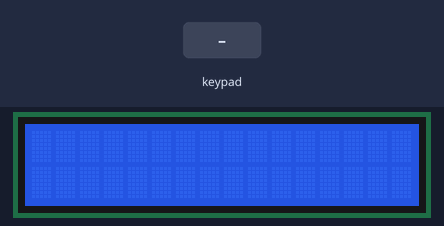
Simulated run of this sketch. Board: Arduino Uno, built with avr-gcc and run on an emulated ATmega328P. On the bench: 16×2 character LCD. Inputs (shaded band) come from the test bench.

Above: at 1.2 s.
1.3 s: keypad keys 6 7 8 9 A pressed 0.4 s apart
At 4.3 s:
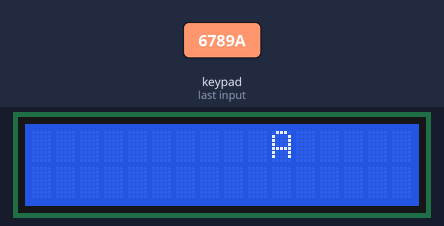
4.8 s: key 'B' pressed
At 5.9 s:
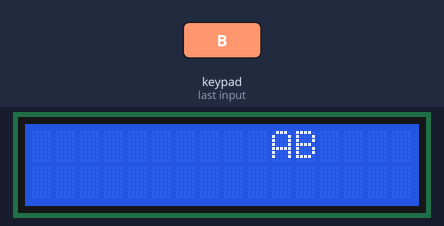
6.3 s: key 'C' pressed
At 7.0 s:
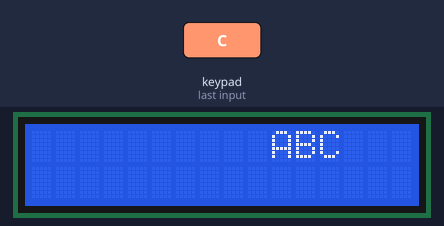
7.8 s: keypad keys 6 7 8 9 D pressed 0.4 s apart
At 10.9 s:
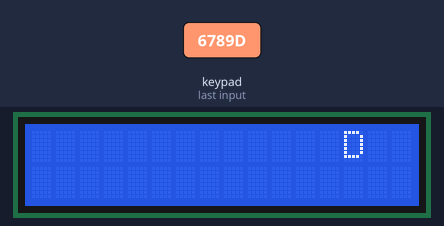
11.3 s: key 'A' pressed
At 11.8 s:
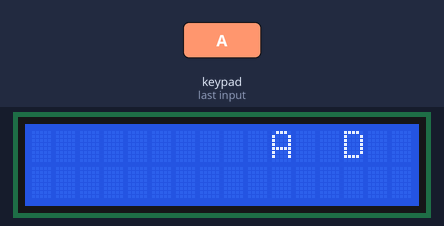
12.8 s: key 'E' pressed
At 14.2 s:
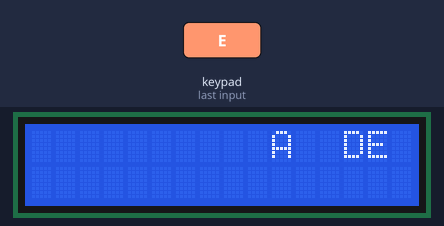
Timing chart, 0 to 15.3 s (numbered marks = the images above; inputs shaded):
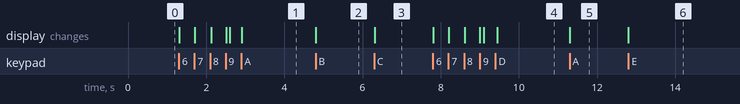

Measured:
- after the input at 1.3 s, the display: first changes at once (image 1 shows a later state)
- after the input at 4.8 s, the display: changes at once (image 2)
- after the input at 6.3 s, the display: changes at once (image 3)
- after the input at 7.8 s, the display: first changes at once (image 4 shows a later state)
- after the input at 11.3 s, the display: changes at once (image 5)
- after the input at 12.8 s, the display: changes at once (image 6)

The sketch:

Arduino_My_play.ino
```cpp
#include <Wire.h>
#include <LiquidCrystal_I2C.h>

// Set the LCD address to 0x27 in PCF8574 by NXP and Set to 0x3F in PCF8574A by Ti
LiquidCrystal_I2C lcd(0x27, 16, 2);
#include <Keypad.h> // подключаем библиотеку Keypad

const byte ROWS = 4; // 4 строки
const byte COLS = 4; // 4 столбца

// определим символы для кнопок
char hexaKeys[ROWS][COLS] = {
  {'0','1','2','3'},
  {'4','5','6','7'},
  {'8','9','A','B'},
  {'C','D','E','F'}
};
int r = 0;
byte rowPins[ROWS] = {6, 7, 8, 9}; // цифровые выводы строк
byte colPins[COLS] = {5, 4, 3, 2}; // цифровые выводы столбцов
// используем класс библиотеки
Keypad kpd(makeKeymap(hexaKeys), colPins, rowPins, COLS, ROWS);
void setup() {
 lcd.init();
 lcd.backlight();

}
void loop() {
 char key = kpd.getKey();
  if (key){
   switch(key){
    case '0':
    lcd.setCursor(0,0);
    lcd.print(key);
    break;
    lcd.clear();
    case '1':
    lcd.setCursor(1,0);
    lcd.print(key);
    break;
    case '2':
    lcd.setCursor(2,0);
    lcd.print(key);
    break;
    case '3':
    lcd.setCursor(3,0);
    lcd.print(key);
    break;
    case '4':
    lcd.setCursor(4,0);
    lcd.print(key);
    break;
    case '5':
    lcd.setCursor(5,0);
    lcd.print(key);
    break;
    case '6':
    lcd.setCursor(6,0);
    lcd.print(key);
    break;
    case '7':
    lcd.setCursor(7,0);
    lcd.print(key);
    break;
    case '8':
    lcd.setCursor(8,0);
    lcd.print(key);
    lcd.clear();
    lcd.setCursor(0,1);
    lcd.print("You is lose!");
    break;
    case '9':
    lcd.setCursor(9,0);
    lcd.print(key);
    delay(100);
    lcd.clear();
    break;
    case 'A':
    lcd.setCursor(10,0);
    lcd.print(key);
    break;
    case 'B':
    lcd.setCursor(11,0);
    lcd.print(key);
    break;
    case 'C':
    lcd.setCursor(12,0);
    lcd.print(key);
    break;
    case 'D':
    lcd.setCursor(13,0);
    lcd.print(key);
    break;
    case 'E':
    lcd.setCursor(14,0);
    lcd.print(key);
    break;
    case 'F':
    lcd.setCursor(15,0);
    lcd.print(key);
    break;


   }

}
}
```
